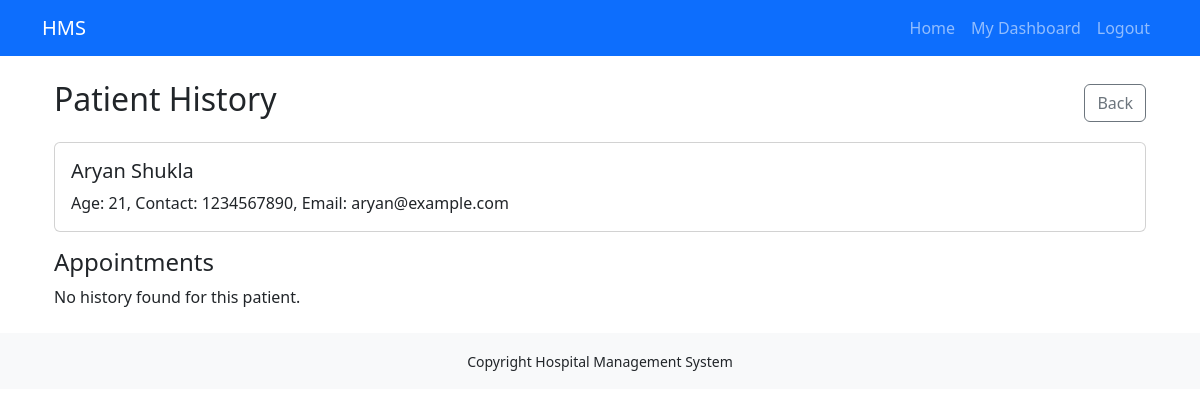
Screenshot of /patient/appointment_history (signed in) with the database file from the repository.
### models.py (models this page shows, shortened)
class User(db.Model):
    __tablename__ = "users"
    id = db.Column(db.Integer, primary_key=True)
    name = db.Column(db.String(120), nullable=False)
    email = db.Column(db.String(150), unique=True, nullable=False, index=True)
    password_hash = db.Column(db.String(256), nullable=False)
    role = db.Column(db.String(20), nullable=False, default="patient")
    created_at = db.Column(db.DateTime, default=datetime.utcnow)
    is_active = db.Column(db.Boolean, default=True, nullable=False)
    doctor = db.relationship("Doctor", backref="user",uselist=False, cascade="all, delete")
    patient = db.relationship("Patient", backref="user",uselist=False, cascade="all, delete")

class Patient(db.Model):
    __tablename__ = "patients"
    id = db.Column(db.Integer, primary_key=True)
    user_id = db.Column(db.Integer, db.ForeignKey("users.id", ondelete="CASCADE"), nullable=False, unique=True)
    age = db.Column(db.Integer, nullable=True)
    gender = db.Column(db.String(20), nullable=True)
    contact = db.Column(db.String(50), nullable=True)
    address = db.Column(db.Text, nullable=True)
    notes = db.Column(db.Text, nullable=True)
    appointments = db.relationship("Appointment", backref="patient", lazy=True, cascade="all, delete-orphan")

### app.py (the view)
@app.route('/patient/appointment_history')
def patient_appointment_history():
    if 'user_id' not in session or session.get('role') != 'patient':
        flash('Patient access required.', 'danger')
        return redirect(url_for('login'))
    patient = Patient.query.filter_by(user_id=session['user_id']).first()
    if not patient:
        flash('Patient profile not found.', 'danger')
        return redirect(url_for('login'))
    appointments = Appointment.query.filter_by(
        patient_id=patient.id
    ).order_by(Appointment.date, Appointment.time).all()
    return render_template('view_patient_history.html', patient=patient, appointments=appointments)

### templates/view_patient_history.html
{% extends "base.html" %} {% block title %}Patient History{% endblock %} {%
block content %}
<div class="container my-4">
  <div class="d-flex justify-content-between align-items-center mb-3">
    <h2>Patient History</h2>
    <a
      href="{{ url_for('patient_dashboard') }}"
      class="btn btn-outline-secondary"
      >Back</a
    >
  </div>
  {% if patient %}
  <div class="card mb-3">
    <div class="card-body">
      <h5 class="card-title">
        {{ patient.user.name if patient.user else ('Patient ' ~ patient.id) }}
      </h5>
      <p class="card-text">
        Age: {{ patient.age if patient.age else '-' }}, Contact: {{
        patient.contact if patient.contact else '-'}}, Email: {{
        patient.user.email if patient.user else '-'}}
      </p>
    </div>
  </div>
  {% endif %}
  <h4>Appointments</h4>
  {% if history %}
  <table class="table table-hover">
    <thead>
      <tr>
        <th>#</th>
        <th>Doctor</th>
        <th>Date</th>
        <th>Time</th>
        <th>Reason</th>
        <th>Status</th>
        <th>Actions</th>
      </tr>
    </thead>
    <tbody>
      {% for appt in history %}
      <tr>
        <td>{{ loop.index }}</td>
        <td>
          {{ appt.doctor_name or (appt.doctor.user.name if appt.doctor and
          appt.doctor.user else '-' ) }}
        </td>
        <td>{{ appt.date.strftime('%Y-%m-%d') if appt.date else '-' }}</td>
        <td>{{ appt.time.strftime('%H:%M') if appt.time else '-' }}</td>
        <td>{{ appt.reason }}</td>
        <td>{{ appt.status }}</td>
        <td>
          {% if session.get('role') == 'patient' %}
          <form
            action="{{ url_for('cancel_appointment', appointment_id=appt.id) }}"
            method="post"
            style="display: inline"
          >
            <button
              class="btn btn-sm btn-danger"
              ()
              {%
              if
              appt.status
              !="pending"
              %}disabled{%
              endif
              %}
            >
              Cancel
            </button>
          </form>
          {% endif %}
        </td>
      </tr>
      {% endfor %}
    </tbody>
  </table>
  {% else %}
  <p>No history found for this patient.</p>
  {% endif %}
</div>
{% endblock %}

### rows the page displays
User: user "Aryan Shukla", user "aryan@example.com"
Patient: age "21", contact "1234567890"
